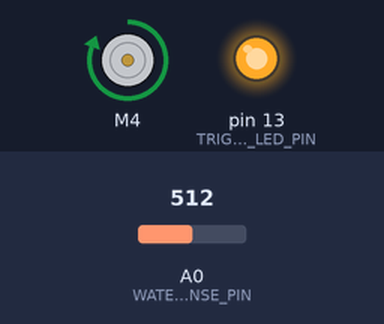
Bench run of a sketch on a simulated Arduino Uno, built with avr-gcc and run on an emulated ATmega328P. Parts: DC motor (green arrow = forward, orange = backward, longer = faster), output pins drawn as LEDs (lit = HIGH). The inputs (shaded band) are chosen by the test bench; at power-on: A0 (WATER_SENSE_PIN) = 512.

Above: at 1.2 s.
1.3 s: A0 (WATER_SENSE_PIN) set to 788
2.8 s: A0 (WATER_SENSE_PIN) set to 817
At 3.1 s:
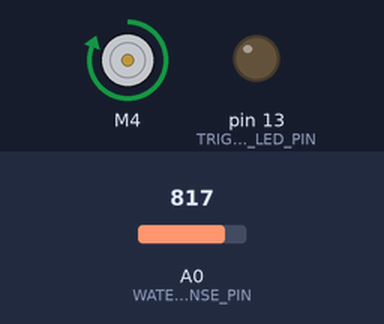
4.3 s: A0 (WATER_SENSE_PIN) set to 790
At 5.5 s:
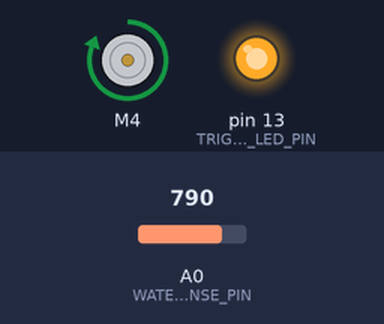
5.8 s: A0 (WATER_SENSE_PIN) set to 810
At 6.6 s:
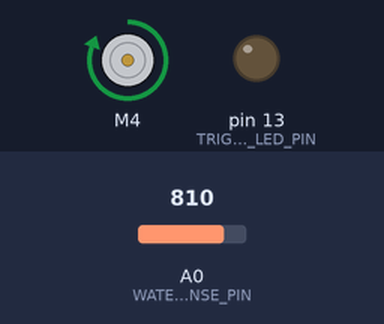
Timing chart, 0 to 8.3 s (numbered marks = the images above; inputs shaded):
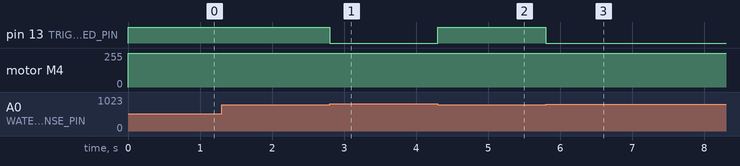

Measured:
- the behaviour switches between 799 and 800 on A0 (WATER_SENSE_PIN) (found by bisection; images 0 and 1)
- after the input at 1.3 s, every drawn part: stays the same
- after the input at 2.8 s, pin 13 (TRIGGERED_LED_PIN): HIGH → LOW at once
- after the input at 4.3 s, pin 13 (TRIGGERED_LED_PIN): LOW → HIGH at once
- after the input at 5.8 s, pin 13 (TRIGGERED_LED_PIN): HIGH → LOW at once

The sketch:

sump_pump.ino
```cpp
// (licence header left out)
#include <AFMotor.h> // Adafruit library for the original (v1) motor shield.

/* This pin is connected to a wire dangling over the water next to a ground
 * wire.  We will apply a pullup so it's at 5V when in air; when wet it will get
 * pulled down toward ground. */
#define WATER_SENSE_PIN A0

/* 800 ADC counts is about 3.9 volts.  If the internal pullup is 40k ohm, this
 * means we will trigger when the resistance falls below 142k ohm.  800 is
 * chosen to reject most noise while still triggering reliably even in fairly
 * pure (highly insulating) water.  Adjust it higher to detect higher purity
 * water or greater distance between the leads; adjust it lower to reduce the
 * chance of accidental triggers. */
#define WET_THRESHOLD 800

/* 13 is the default arduino on-board LED pin.  We'll turn it on whenever water
 * is detected. */
#define TRIGGERED_LED_PIN 13

/* How long to keep running the pump after the leads no longer detect water.
 * 180,000 milliseconds == 3 minutes  */
#define RUN_DRY_DURATION 180000   // milliseconds

/* 0..255 .   255 = full speed. */
#define PUMP_SPEED 255

/* How long to let things settle when the pump turns off.  Back EMF might
 * introduce a little noise and create a false trigger if the WET_TRESHOLD is
 * set very sensitive.  */
#define PUMP_SETTLE_DURATION 5000  // milliseconds
AF_DCMotor pump(4);                                        // output on the Adafruit motor shield board

void setup() {
  pinMode(WATER_SENSE_PIN, INPUT_PULLUP);                  // AVR pulls up the probe; water will pull it back down.
  pinMode(TRIGGERED_LED_PIN, OUTPUT);                      // LED is an output.
}

void loop() {
  static uint32_t last_trigger_time = 0;                   // milliseconds, time water was last detected
  uint16_t measurement;                                    // 0..1023 raw ADC value
  static bool pump_running = false;                        // true iff pump is currently running

  measurement = analogRead(WATER_SENSE_PIN);
  if (measurement < WET_THRESHOLD) {                       // Water pulls the measurement DOWN
    last_trigger_time = millis();
    digitalWrite(TRIGGERED_LED_PIN, 1);                    // Turn on LED
    pump.setSpeed(PUMP_SPEED);                             // And the pump
    pump.run(FORWARD);
    pump_running = true;
  } else {
    digitalWrite(TRIGGERED_LED_PIN, 0);                    // Turn LED off; the pump keeps running.
  }

  /*  Note that millis() is a uint32_t .  It will overflow every 49.7 days, so
   *  we need to be careful to hanlde this in our math as well.  If we trigger 4
   *  ms before the overflow, then:
   *    last_trigger_time == 2**32 - 5 == 4294967291
   *  4 ms later:
   *    millis() == 4294967295
   *    millis() - last_trigger_time == 4
   *  2 ms after that:
   *    millis() == 1
   *    millis() - last_trigger_time == 6
   *  ... because we're using uint32_t math which also overflows.  */
  if (pump_running && millis() - last_trigger_time > RUN_DRY_DURATION) {
    pump.run(RELEASE);
    pump_running = false;
    delay(PUMP_SETTLE_DURATION);
  }
}
```
